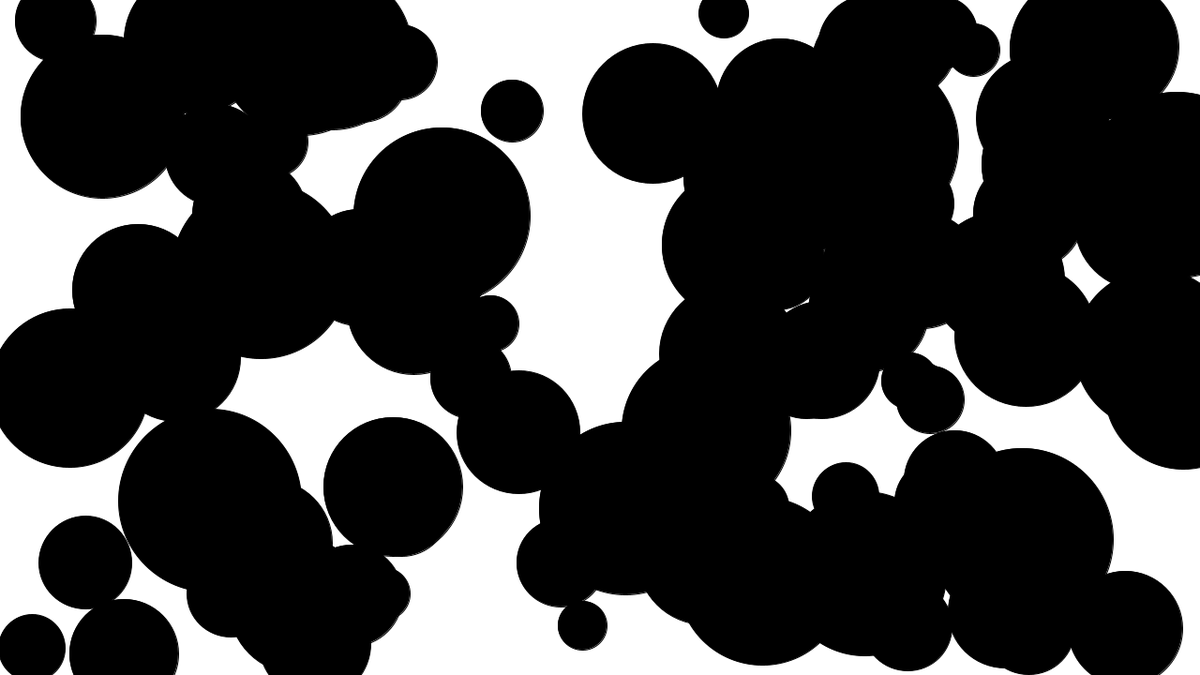
Frame 1 (no input)
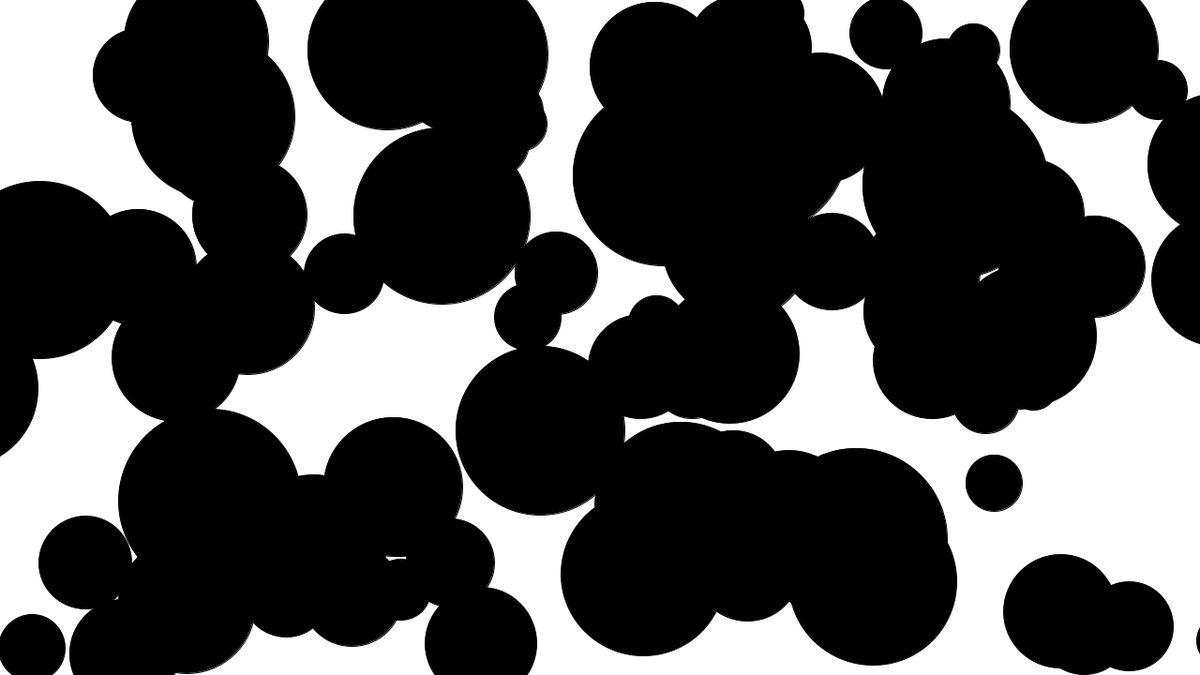
Frame 60 (the mouse pressed at the canvas centre just before this capture)
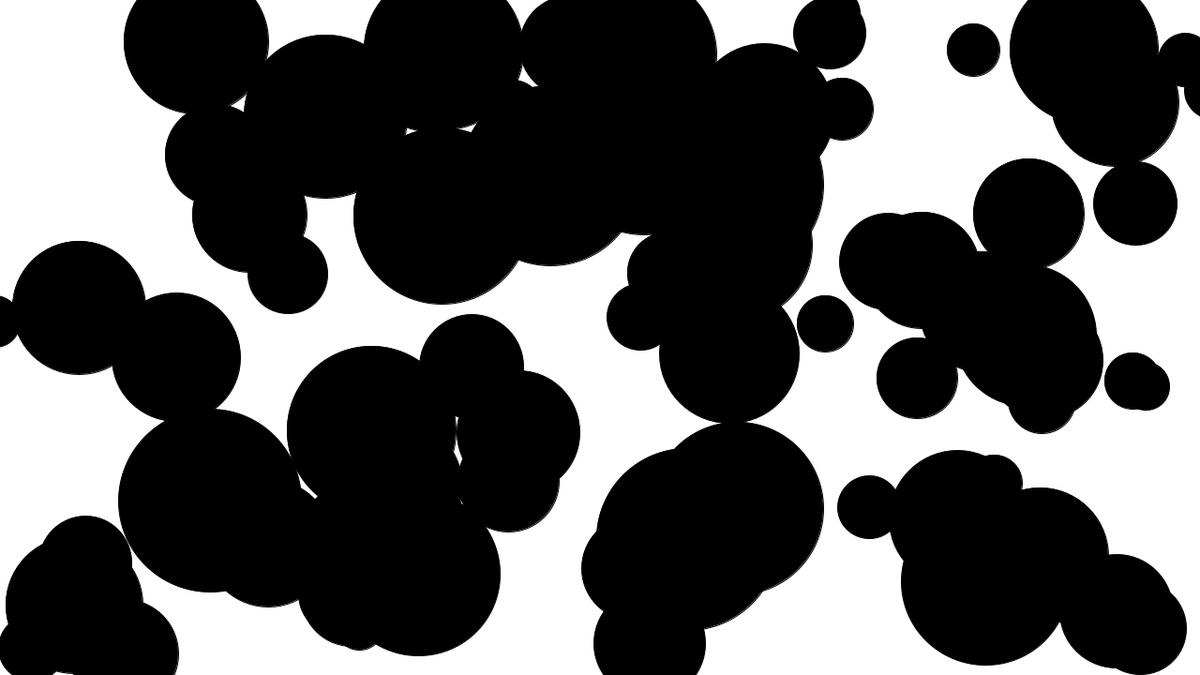
Frame 120 (the mouse held since frame 60 and released just before this capture)

The Processing sketch that drew these frames (run headless with seeded random() and noise(); from frame 60 on, the mouse is pressed at the canvas centre):

// Processing sketch: gd105_week9_s17_arrays
// ── gd105_week9_s17_arrays.pde

int howMany = 100;


//set up new arrays(lists) of on/off state, x and y positions.  use howMany to set up the right number of positions
int[] ellipseX = new int[howMany]; //array(list) of x positions
int[] ellipseY = new int[howMany]; //array of y positions
int[] ellipseSize = new int[howMany]; //array of diameters
int[] xSpeed = new int[howMany]; //array of xSpeeds
boolean[] on = new boolean[howMany]; //array of on/off

void setup(){
  size(1280,720);
   //use a loop to assign each one of the x and y positions to a random spot in the window
   //also random speeds and sizes
 //also set all the onOff switches to false
   for (int i = 0; i < howMany; i++){
     ellipseX[i] = int(random(width));
     ellipseY[i] = int(random(height));
     ellipseSize[i] = int(random(50,200));
     xSpeed[i] = int(random(-5,5));
     on[i] = false;
   }
}
void draw(){
  background(255);
   for (int i = 0; i < howMany; i++){
     if (on[i]){//check if this particular array position (think list item) is switched on
      fill(255); //if true, set the fill to white and move it down each frame
     } else {
      fill(0); //if false, set the fill to black and move it down each frame
     }
     ellipseX[i] += xSpeed[i]; //move each ellipse by xspeed
     //draw each ellipse using i to cycle through
     ellipse(ellipseX[i], ellipseY[i], ellipseSize[i], ellipseSize[i]);
   }
}
void mouseReleased(){
  
   for (int i = 0; i < howMany; i++){
     
     //check if the proximity is less than the radius of the ellipses (ellipseSize/2)
     if (dist(mouseX,mouseY,ellipseX[i], ellipseY[i]) < ellipseSize[i]/2){
       //if it is... stop it
       xSpeed[i] = 0;
       //and switch its boolean value
       on[i] = !on[i];
     }
   }
}

void mouseDragged(){ 
   for (int i = 0; i < howMany; i++){
     //if its close enough and being dragged...
     if (dist(mouseX,mouseY,ellipseX[i], ellipseY[i]) < ellipseSize[i]/2){
      //...then update the position to be the same as the cursor
       ellipseX[i] = mouseX;
      ellipseY[i] = mouseY;
     }
   }
}
